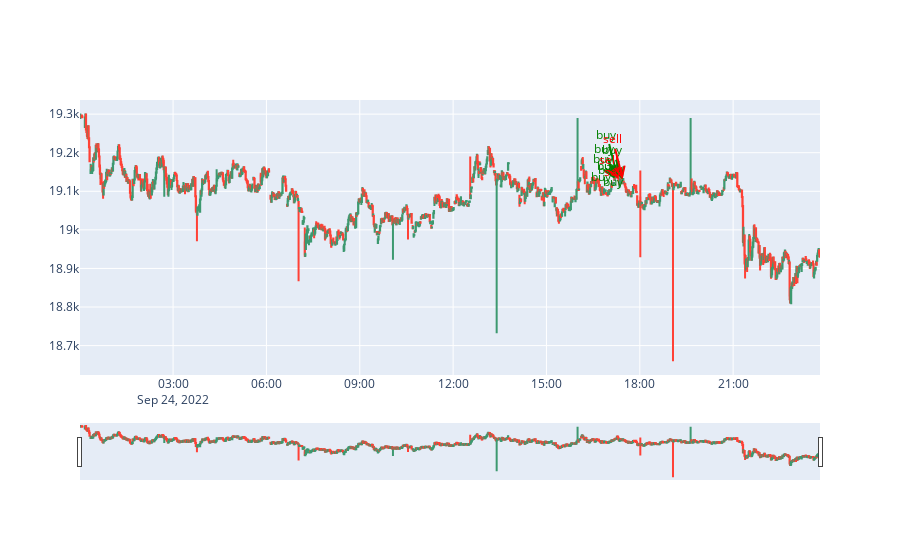

Notebook cell for this chart:
### Markdown cell above
## Look at trades on candlestick chart

### Code cell
# Install a conda package in the current Jupyter kernel
#%conda install -c plotly plotly=5.9.0
# Draw candlechart
import plotly as py
from plotly import graph_objects as go
import pandas as pd

df=candles.copy()
#df=clean_candles(df)
fig = go.Figure(data=[ \
                    go.Candlestick(\
                        x=df.index,\
                        open=df['open'],\
                        high=df['high'],\
                        low=df['low'],\
                        close=df['close'])
                     ])

# Customize ay to distribute captions by y so they do not overlap by x
ay,aymax,aystep=0,50,10
# Annotate buy, sell on the chart
for traderec in orders[(botorders["status"] == "FILLED") & (botorders.index > df.index.min())].iterrows():
    ay=(ay+aystep)%aymax
    trade=traderec[1]
    color='green' if trade['side']=="BUY" else 'red'
    text_short='buy' if trade['side']=="BUY"  else 'sell'
    status= f", profit: {round(trade['profit'], 10)}" if ~np.isnan(trade['profit']) else ""
    #text=f"{trade['time']} {text_short} at {str(trade['price'])}, profit: {str(trade['profit'])}"
    text=f"{trade['time']} {text_short} at {str(trade['price'])} {status}"
    fig.add_annotation(x=trade['time'], \
                       y=trade['price'],\
                       text=text_short,\
                       hovertext=text,\
                       showarrow=True,arrowhead=5,arrowcolor=color,ay=-ay,arrowwidth=2,
                       font={'color':color}
                      )
fig.show()

### Figure 1 — Plotly figure (JSON) as saved in the notebook; plotly's stock layout.template omitted (floating-point values rounded to 4 significant figures; data arrays with more than 128 entries replaced by an {"elided": "..."} marker saying what was removed)
{"data": [{"close": {"elided": "1397 float values"}, "high": {"elided": "1397 float values"}, "low": {"elided": "1397 float values"}, "open": {"elided": "1397 float values"}, "type": "candlestick", "x": {"elided": "1397 str values"}}], "layout": {"annotations": [{"arrowcolor": "green", "arrowhead": 5, "arrowwidth": 2, "ay": -10, "font": {"color": "green"}, "hovertext": "2022-09-24 17:05:39.274000 buy at 19111.82 ", "showarrow": true, "text": "buy", "x": "2022-09-24T17:05:39.274000", "y": 19110.0}, {"arrowcolor": "green", "arrowhead": 5, "arrowwidth": 2, "ay": -20, "font": {"color": "green"}, "hovertext": "2022-09-24 17:10:09.939000 buy at 19133.01 ", "showarrow": true, "text": "buy", "x": "2022-09-24T17:10:09.939000", "y": 19130.0}, {"arrowcolor": "green", "arrowhead": 5, "arrowwidth": 2, "ay": -30, "font": {"color": "green"}, "hovertext": "2022-09-24 17:11:25.018000 buy at 19132.93 ", "showarrow": true, "text": "buy", "x": "2022-09-24T17:11:25.018000", "y": 19130.0}, {"arrowcolor": "green", "arrowhead": 5, "arrowwidth": 2, "ay": -40, "font": {"color": "green"}, "hovertext": "2022-09-24 17:15:24.027000 buy at 19144.69 ", "showarrow": true, "text": "buy", "x": "2022-09-24T17:15:24.027000", "y": 19140.0}, {"arrowcolor": "green", "arrowhead": 5, "arrowwidth": 2, "ay": 0, "font": {"color": "green"}, "hovertext": "2022-09-24 17:16:52.022000 buy at 19167.16 ", "showarrow": true, "text": "buy", "x": "2022-09-24T17:16:52.022000", "y": 19170.0}, {"arrowcolor": "green", "arrowhead": 5, "arrowwidth": 2, "ay": -10, "font": {"color": "green"}, "hovertext": "2022-09-24 17:18:52.844000 buy at 19129.82 ", "showarrow": true, "text": "buy", "x": "2022-09-24T17:18:52.844000", "y": 19130.0}, {"arrowcolor": "red", "arrowhead": 5, "arrowwidth": 2, "ay": -20, "font": {"color": "red"}, "hovertext": "2022-09-24 17:18:53.163000 sell at 19131.22 , profit: 0.0014", "showarrow": true, "text": "sell", "x": "2022-09-24T17:18:53.163000", "y": 19130.0}, {"arrowcolor": "green", "arrowhead": 5, "arrowwidth": 2, "ay": -30, "font": {"color": "green"}, "hovertext": "2022-09-24 17:26:58.847000 buy at 19130.02 ", "showarrow": true, "text": "buy", "x": "2022-09-24T17:26:58.847000", "y": 19130.0}, {"arrowcolor": "red", "arrowhead": 5, "arrowwidth": 2, "ay": -40, "font": {"color": "red"}, "hovertext": "2022-09-24 17:26:59.174000 sell at 19131.99 , profit: 0.00197", "showarrow": true, "text": "sell", "x": "2022-09-24T17:26:59.174000", "y": 19130.0}, {"arrowcolor": "green", "arrowhead": 5, "arrowwidth": 2, "ay": 0, "font": {"color": "green"}, "hovertext": "2022-09-24 17:28:05.106000 buy at 19125.58 ", "showarrow": true, "text": "buy", "x": "2022-09-24T17:28:05.106000", "y": 19130.0}, {"arrowcolor": "red", "arrowhead": 5, "arrowwidth": 2, "ay": -10, "font": {"color": "red"}, "hovertext": "2022-09-24 17:28:05.923000 sell at 19126.41 , profit: 0.00083", "showarrow": true, "text": "sell", "x": "2022-09-24T17:28:05.923000", "y": 19130.0}]}}
